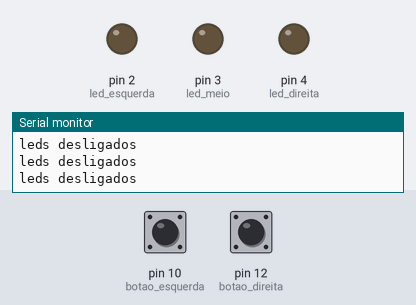
This program was run on a simulated Arduino Uno, built with avr-gcc and run on an emulated ATmega328P. On the bench: output pins drawn as LEDs (lit = HIGH), the last lines printed to the serial monitor. Inputs (shaded band) come from the test bench; at power-on: pin 10 (botao_esquerda) HIGH, pin 12 (botao_direita) HIGH.

Above: at 1.8 s.
1.9 s: pin 10 (botao_esquerda) pulled LOW for 0.6 s
At 2.4 s:
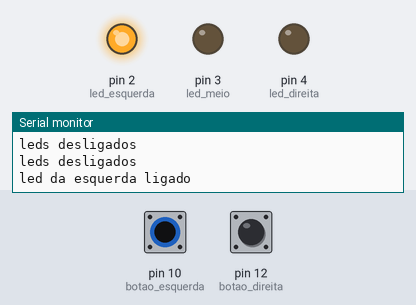
4.0 s: pin 12 (botao_direita) pulled LOW for 0.6 s
At 4.8 s:
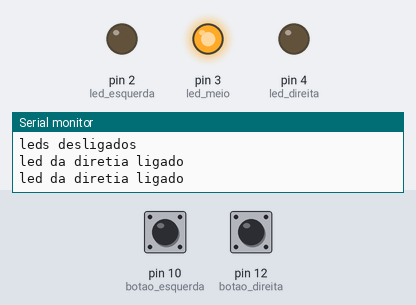
6.5 s: pin 12 (botao_direita) pulled LOW for 3.2 s
At 11.2 s:
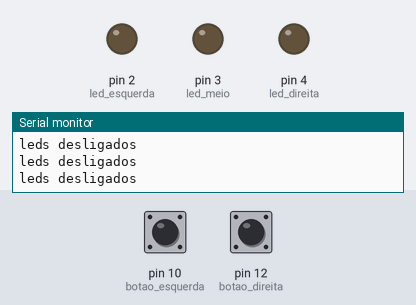
11.5 s: pin 10 (botao_esquerda) pulled LOW for 3.2 s
At 12.3 s:
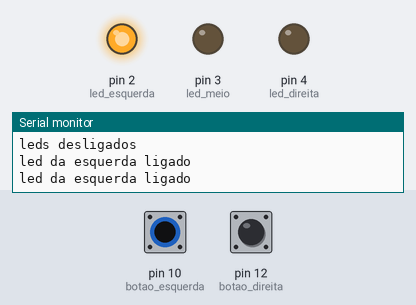
16.5 s: pin 10 (botao_esquerda) driven LOW and pin 12 (botao_direita) driven LOW
At 17.4 s:
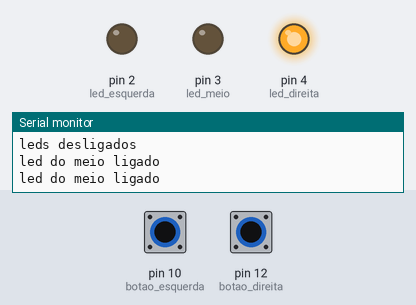
Timing chart, 0 to 19.0 s (numbered marks = the images above; inputs shaded):
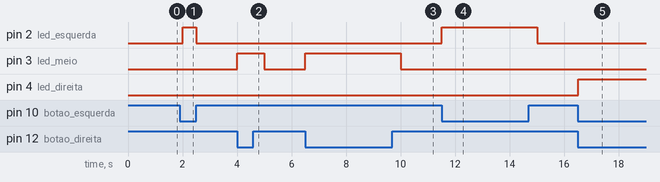

The program:

main.cpp
```cpp
#include <Arduino.h>

//definir perifericos
int BAUD_RATE=9600;
int botao_esquerda= 10;
int botao_direita= 12;
int led_esquerda=2;
int led_direita=4;
int led_meio=3;
int opcao=0;
int estadobotao_esquerda=0;
int estadobotao_direita=0;


int estadoled_esquerda=0;
int estadoled_direita=0;
int estadoled_meio=0;

void leds(int estadoled_esquerda, int estadoled_direita, int estadoled_meio, String message)
{
  Serial.println(message);
  digitalWrite(led_esquerda, estadoled_esquerda);
  digitalWrite(led_direita, estadoled_direita);
  digitalWrite(led_meio, estadoled_meio);
}

void setup()
{
//confirgurar perifericos e porta serie
Serial.begin(BAUD_RATE);
pinMode(botao_esquerda, INPUT);
pinMode(botao_direita, INPUT);
pinMode(led_direita, OUTPUT);
pinMode(led_esquerda,OUTPUT);
pinMode(led_meio, OUTPUT);
}

void loop()
{
 estadobotao_esquerda=digitalRead(botao_esquerda)==LOW;
 estadobotao_direita=digitalRead(botao_direita)==LOW;
  //quando nao se carrega nos dois botoes nao se liga os leds
if (!estadobotao_esquerda&&!estadobotao_direita)
{
  opcao=0;
}
//quando se carrega no botao da esquerda liga o led da esquerda
if (estadobotao_esquerda&&!estadobotao_direita)
{
  opcao=1;
}
//quando se carrega no led da direita liga o led da direita
if (!estadobotao_esquerda&&estadobotao_direita)
{
  opcao=2;
}
//quando se carrega nos dois botoes liga o led do meio
if (estadobotao_esquerda&&estadobotao_direita)
{
  opcao=3;
}

switch(opcao)
{
case 0:
leds(LOW,LOW,LOW,"leds desligados");
break;

case 1:
leds(HIGH,LOW,LOW, "led da esquerda ligado");
break;

case 2:
leds(LOW,LOW,HIGH, "led da diretia ligado");
break;

case 3:
leds(LOW,HIGH,LOW,"led do meio ligado");
break;

default:
Serial.println("error");
break;
}
delay(500);
}
```

Measured:
- after the input at 1.9 s, pin 2 (led_esquerda): LOW → HIGH after 0.10 s, → LOW 0.50 s later
- after the input at 4.0 s, pin 3 (led_meio): LOW → HIGH at once, → LOW 1.0 s later
- after the input at 6.5 s, pin 3 (led_meio): LOW → HIGH at once, → LOW 3.5 s later
- after the input at 11.5 s, pin 2 (led_esquerda): LOW → HIGH at once, → LOW 3.5 s later
- after the input at 16.5 s, pin 4 (led_direita): LOW → HIGH at once
